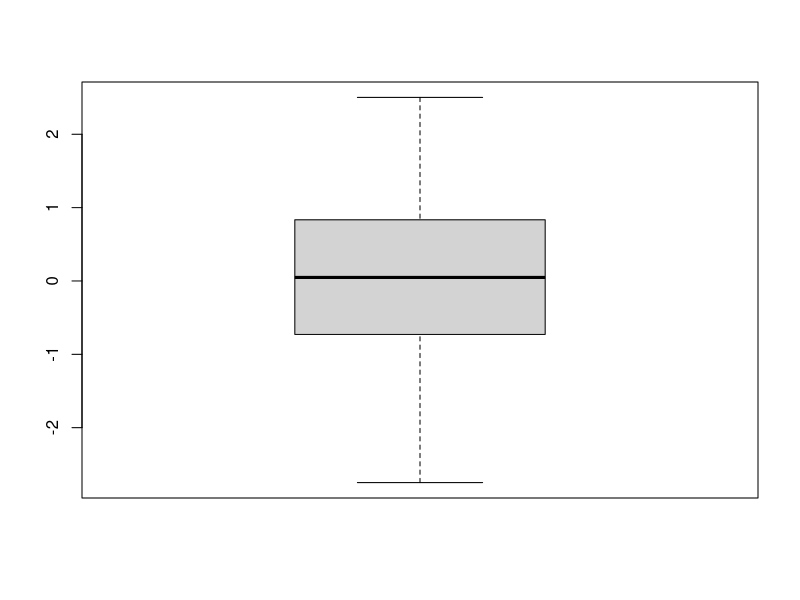

Generate this figure with R: (Note: this script raises an error after producing the figure.)
## ---- chunk 1
set.seed(123456)
box.data <-rnorm(100)
box.data
## ---- chunk 2
summary(box.data)
## ---- chunk 3
boxplot(box.data)
## ---- chunk 4
data <- data.frame(x = 1, y = box.data)

ggplot(data, aes(x = x, y = y)) +
  geom_boxplot() +
  xlim(c(0,2))
